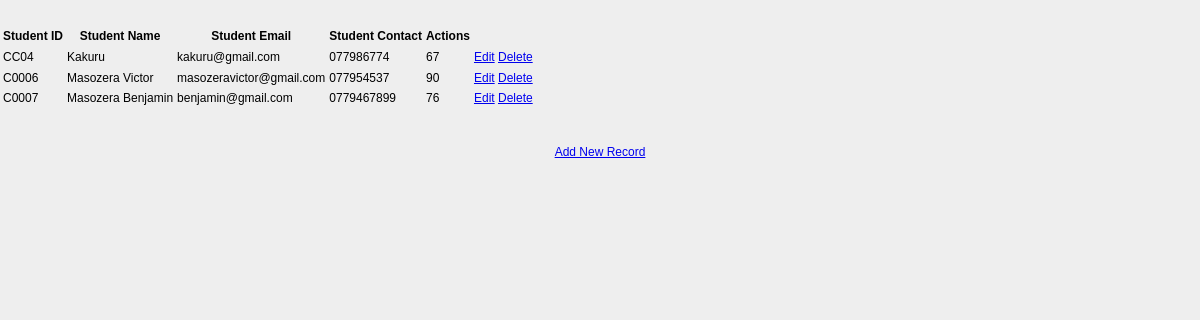
The page /show on the database its author committed.
### crudapp/models.py (models this page shows)
class Student(models.Model):
    sid = models.CharField(max_length=20)
    name    = models.CharField(max_length=100)
    email   = models.EmailField()
    contact = models.CharField(max_length=15)
    marks   = models.CharField(max_length=15)

### crudapp/views.py (the view)
# urls.py: path('show',views.show, name='show'),
def show(request):
    students = Student.objects.all()
    return render(request,"crudapp/show.html",{'students':students})

### crudapp/templates/crudapp/show.html (shortened to what this page needs)
{% load static %}
<!DOCTYPE html>
<html lang="en">
<head>
    <link rel="stylesheet" href="{% static 'css/style.css' %}"/>
</head>
<body>
<table class="table table-striped table-bordered table-sm">
    <thead class="thead-dark">
    <tr>
        <th>Student ID</th>
        <th>Student Name</th>
        <th>Student Email</th>
        <th>Student Contact</th>
        <th>Actions</th>
    </tr>
    </thead>
    <tbody>
{% for student in students %}
    <tr>
        <td>{{ student.sid }}</td>
        <td>{{ student.name }}</td>
        <td>{{ student.email }}</td>
        <td>{{ student.contact }}</td>
        <td>{{ student.marks }}</td>
        <td>
            <a href="/edit/{{ student.id }}"><span class="glyphicon glyphicon-pencil" >Edit</span></a>
            <a href="/delete/{{ student.id }}">Delete</a>
        </td>
    </tr>
{% endfor %}
    </tbody>
</table>
<br>
<br>
<center><a href="/homepage" class="btn btn-primary">Add New Record</a></center>
</body>
</html>

### crudapp/static/css/style.css (style rules this page uses)
body { font:12px/1.4 Verdana,Arial; background:#eee; height:100%; margin:25px 0; padding:0 }

### rows shown on the page
Student: sid "CC04", name "Kakuru", email "kakuru@gmail.com", contact "077986774", marks "67"
Student: sid "C0006", name "Masozera Victor", email "masozeravictor@gmail.com", contact "077954537", marks "90"
Student: sid "C0007", name "Masozera Benjamin", email "benjamin@gmail.com", contact "0779467899", marks "76"
